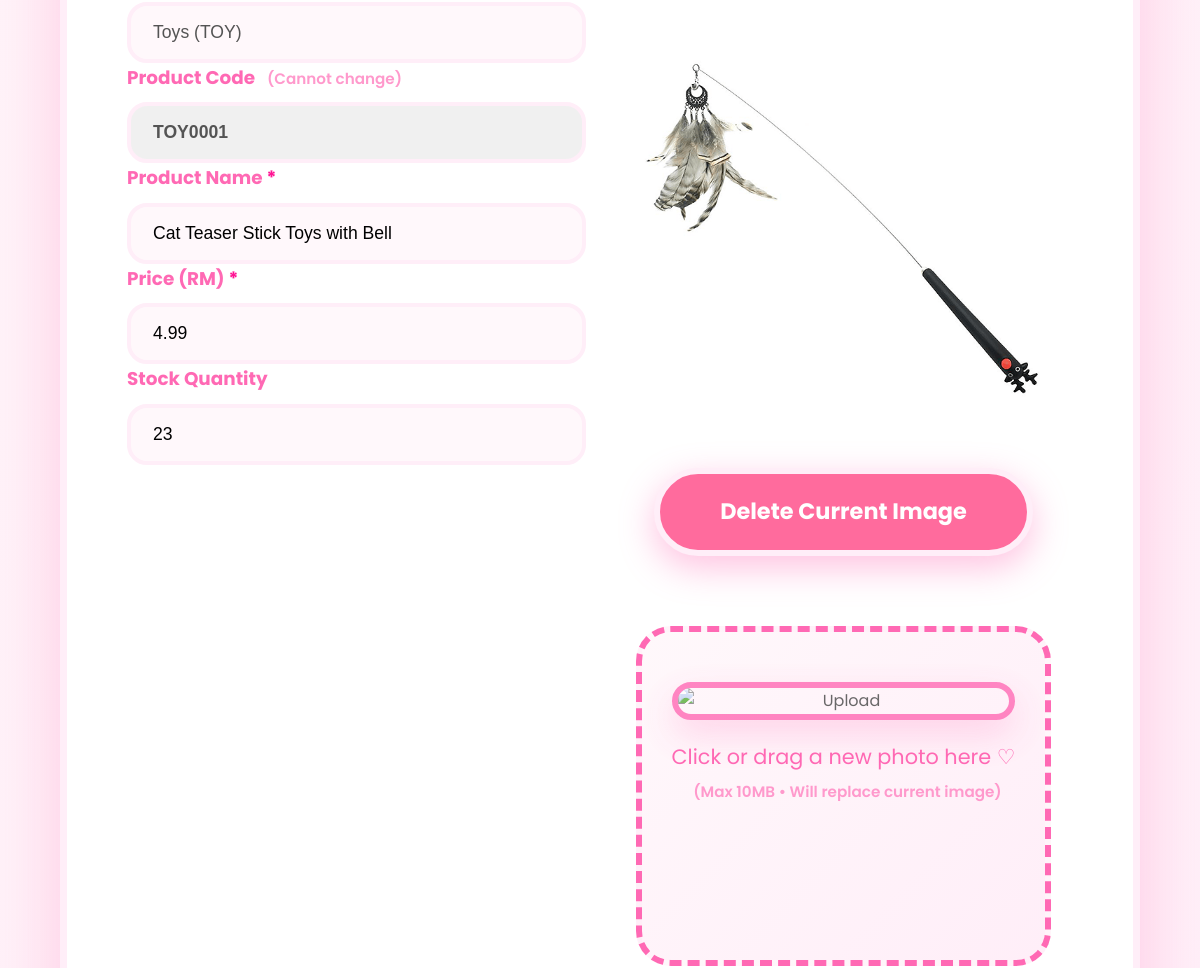
The page /admin/product_edit.php?id=96 (signed in, middle part) on the database as committed earlier.
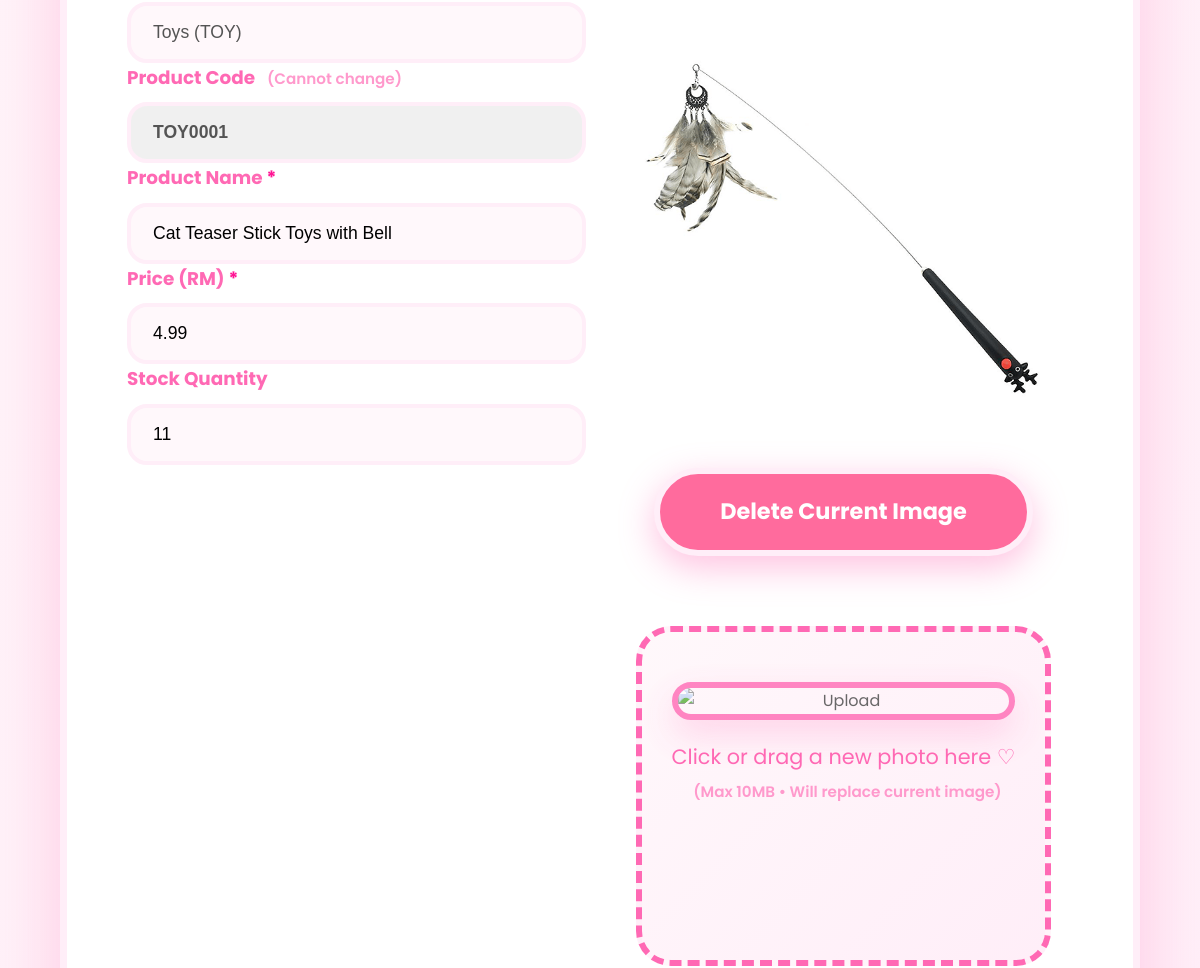
The same page on the database as committed later.
### tables this page shows
CREATE TABLE `product` (
  `product_id` int(11) NOT NULL,
  `product_code` varchar(20) NOT NULL,
  `product_name` varchar(200) NOT NULL,
  `description` text DEFAULT NULL,
  `price` decimal(10,2) NOT NULL,
  `stock_quantity` int(11) DEFAULT 0,
  `category_id` int(11) NOT NULL,
  `is_active` tinyint(1) DEFAULT 1,
  `created_at` datetime DEFAULT current_timestamp(),
  `updated_at` datetime DEFAULT current_timestamp() ON UPDATE current_timestamp(),
  `photo_name` varchar(255) NOT NULL
);

CREATE TABLE `category` (
  `category_id` int(11) NOT NULL,
  `category_code` varchar(10) NOT NULL,
  `category_name` varchar(100) NOT NULL,
  `description` text DEFAULT NULL,
  `created_at` datetime DEFAULT current_timestamp()
);

### _base.php (called while the page is built, shortened)
<?php
function get($key, $value = null) {
    $value = $_GET[$key] ?? $value;
    return is_array($value) ? array_map('trim', $value) : trim($value);
}
function encode($value) {
    return htmlentities($value);
}
?>

### admin/product_edit.php (the view, shortened to what this page needs)
<?php
require '../_base.php';
$id = get('id');
$stmt = $_db->prepare("SELECT p.*, c.category_name, c.category_code
                       FROM product p
                       LEFT JOIN category c ON p.category_id = c.category_id
                       WHERE p.product_id = ?");
$stmt->execute([$id]);
$product = $stmt->fetch(PDO::FETCH_OBJ);
include '../_head.php';
?>
<div class="product-edit-container">
<div class="container">
    <form method="post" enctype="multipart/form-data">
        <div class="form-grid">
    <div>
        <input type="text" value="<?= ($product->category_name ?? 'Uncategorized') ?> (<?= ($product->category_code) ?>)" disabled>
        <label>Product Code <small>(Cannot change)</small></label>
        <input type="text" value="<?= ($product->product_code) ?>" disabled style="background:#f0f0f0; font-weight:bold;">
        <label>Product Name <span class="req">*</span></label>
        <input type="text" name="product_name" value="<?= ($product->product_name) ?>" required>
        <label>Price (RM) <span class="req">*</span></label>
        <input type="number" step="0.01" name="price" value="<?= $product->price ?>" required>
        <label>Stock Quantity</label>
        <input type="number" name="stock_quantity" value="<?= $product->stock_quantity ?>" min="0">
    </div>
    <div class="image-column" style="display: flex; flex-direction: column; align-items: center; gap: 40px;">
        <?php if ($product->photo_name): ?>
        <div class="current-image-section" style="text-align:center;">
            <img src="../admin/uploads/products/<?= encode($product->photo_name) ?>"
                 alt="Current product image"
                 class="product-preview-img"
                 style="max-width:100%; max-height:420px; object-fit:contain;">
            <div style="margin-top:25px;">
                <a href="?id=<?= $id ?>&delete_photo=1"
                  class="btn-primary"
                   style="padding:12px 30px; background:#ff6b9d; font-size:1.1rem"
                   onclick="return confirm('Permanently delete this image? Cannot undo ♡');">
                    Delete Current Image
                </a>
            </div>
        </div>
        <?php endif; ?>
        <div id="dropzone-upload" class="dropzone-pink" style="max-width:500px;">
            <div id="placeholder" class="preview-placeholder">
                <img src="/public/images/photo.jpg" alt="Upload" class="product-preview-img">
                <p style="margin-top:20px; font-size:1.3rem; color:#ff69b4;">
                    Click or drag a new photo here ♡<br>
                    <small>(Max 10MB • Will replace current image)</small>
                </p>
            </div>
        </div>
    </div>
</div>
    </form>
</div>

Rows that differ between the two databases and show on the page:
changed product "TOY0001": stock_quantity "23" → "11"
